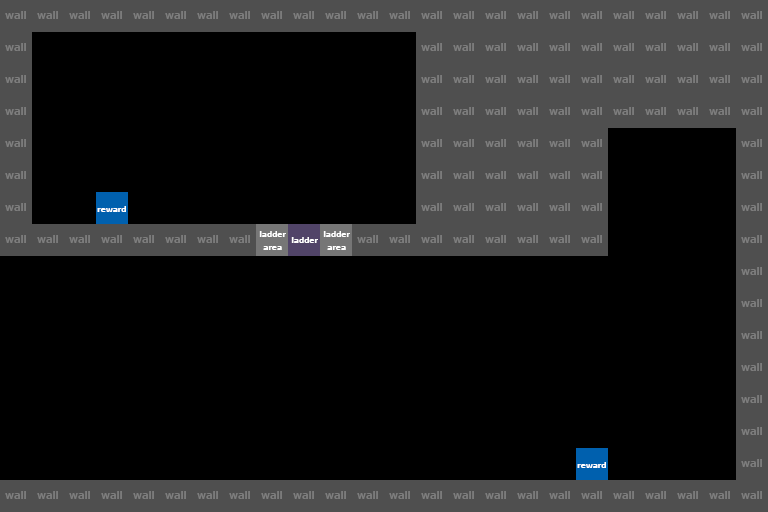

A 2D game scene composited from a Tiled map and its tileset images. What follows is a short description and the map's XML, with each tile layer's data collapsed to a summary:
An orthogonal 24x16 tile map with 32x32 px tiles, 1 tile layer (structure).

<map version="1.0" orientation="orthogonal" width="24" height="16" tilewidth="32" tileheight="32">
 <properties>
  <property name="left" value="" />
 </properties>
 <tileset firstgid="1" name="tilemap" tilewidth="32" tileheight="32">
  <image source="../tilemap.png" width="128" height="64" />
  <tile id="0">
   <properties>
    <property name="" value="" />
   </properties>
  </tile>
  <tile id="1">
   <properties>
    <property name="type" value="0" />
   </properties>
  </tile>
  <tile id="2">
   <properties>
    <property name="type" value="1" />
   </properties>
  </tile>
  <tile id="3">
   <properties>
    <property name="type" value="L" />
   </properties>
  </tile>
  <tile id="4">
   <properties>
    <property name="type" value="R" />
   </properties>
  </tile>
  <tile id="5">
   <properties>
    <property name="type" value="S" />
   </properties>
  </tile>
  <tile id="6">
   <properties>
    <property name="type" value="E" />
   </properties>
  </tile>
 </tileset>
 <layer name="structure" width="24" height="16">
  <data>[384 cells, 137 non-empty, 4 distinct tile ids]</data>
 </layer>
</map>
